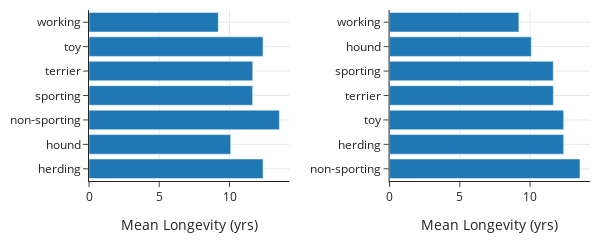

Source (notebook cell):
### Markdown cell above
## Ordering Groups 

With ordinal features, we keep the categories in their natural order when we make plots, but the same principle does not apply for nominal features. Instead,  we choose an ordering that helps us make comparisons. With bar plots, it's good practice to order the bars according to their height. While for box plots and strip charts, we typically order the boxes/strips according to the group medians. 

The two bar plots below each compare the mean lifespan for types of dog breeds.
We prefer the plot on the right because it has ordered bars, which makes it easier to compare longevity across the groups. We don't have to bounce back and forth or squint to guess whether herding breeds have a shorter lifespan than toy breeds.

### Code cell
lons = dogs.groupby('group')[['longevity']].mean().reset_index()
f1 = px.bar(lons, x='longevity', y='group')
f2 = px.bar(lons.sort_values('longevity', ascending=False),
            x='longevity', y='group')

fig = left_right(f1, f2, width=600, height=200, horizontal_spacing=0.2)
fig.update_xaxes(title_text='Mean Longevity (yrs)')
fig

### Figure 1 — Plotly figure (JSON) as saved in the notebook; plotly's stock layout.template omitted (floating-point values rounded to 4 significant figures)
{"data": [{"alignmentgroup": "True", "hovertemplate": "longevity=%{x}<br>group=%{y}<extra></extra>", "legendgroup": "", "marker": {"color": "#1F77B4", "pattern": {"shape": ""}}, "name": "", "offsetgroup": "", "orientation": "h", "showlegend": false, "textposition": "auto", "type": "bar", "x": [12.39, 10.09, 13.55, 11.65, 11.66, 12.39, 9.203], "xaxis": "x", "y": ["herding", "hound", "non-sporting", "sporting", "terrier", "toy", "working"], "yaxis": "y"}, {"alignmentgroup": "True", "hovertemplate": "longevity=%{x}<br>group=%{y}<extra></extra>", "legendgroup": "", "marker": {"color": "#1F77B4", "pattern": {"shape": ""}}, "name": "", "offsetgroup": "", "orientation": "h", "showlegend": false, "textposition": "auto", "type": "bar", "x": [13.55, 12.39, 12.39, 11.66, 11.65, 10.09, 9.203], "xaxis": "x2", "y": ["non-sporting", "herding", "toy", "terrier", "sporting", "hound", "working"], "yaxis": "y2"}], "layout": {"height": 200, "width": 600, "xaxis": {"anchor": "y", "autorange": true, "domain": [0, 0.4], "range": [0, 14.26], "title": {"text": "Mean Longevity (yrs)"}, "type": "linear"}, "xaxis2": {"anchor": "y2", "autorange": true, "domain": [0.6, 1], "range": [0, 14.26], "title": {"text": "Mean Longevity (yrs)"}, "type": "linear"}, "yaxis": {"anchor": "x", "autorange": true, "domain": [0, 1], "range": [-0.5, 6.5], "type": "category"}, "yaxis2": {"anchor": "x2", "autorange": true, "domain": [0, 1], "range": [-0.5, 6.5], "type": "category"}}}
